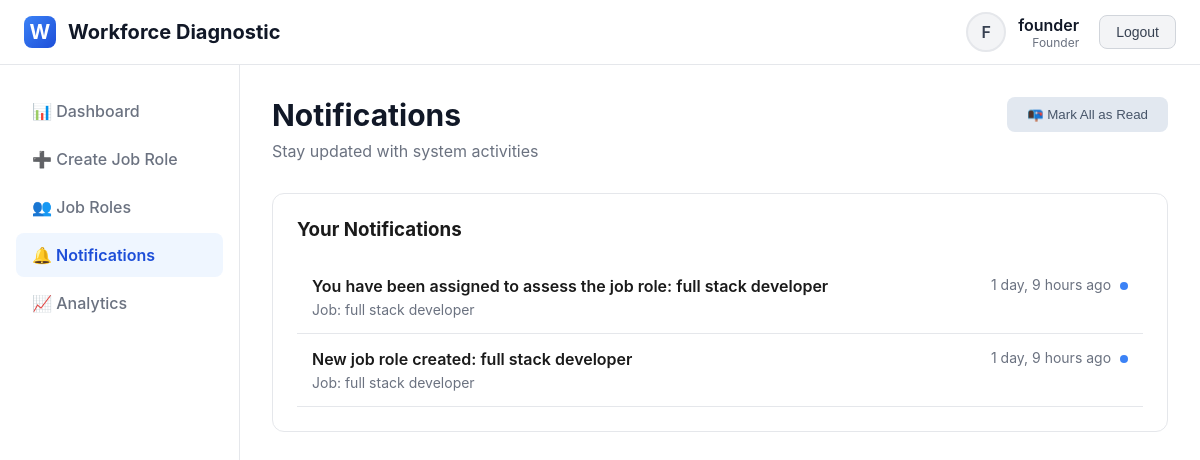
/notifications/ (signed in), run on the app's committed database.
### diagnostic_app/models.py (models this page shows, shortened)
class User(AbstractUser):
    ROLE_CHOICES = [
        ('founder', 'Founder'),
        ('co_founder', 'Co-Founder'),
        ('ceo', 'CEO'),
        ('cfo', 'CFO'),
        ('cto', 'CTO / Tech Lead'),
        ('coo', 'COO'),
        ('project_head', 'Project Head / Team Lead'),
        ('hr_manager', 'HR Manager / People Operations'),
        ('recruiter', 'Recruiter'),
        ('hr_executive', 'HR Executive'),
    ]
    role = models.CharField(max_length=20, choices=ROLE_CHOICES)
    phone = models.CharField(max_length=15, blank=True)
    def get_level(self):
        level_map = {
            'founder': 1, 'co_founder': 1,
            'ceo': 2, 'cfo': 2,
            'cto': 2, 'coo': 2, 'project_head': 2,
            'hr_manager': 3, 'recruiter': 3, 'hr_executive': 3
        }
        return level_map.get(self.role, 0)
    def can_create_job_roles(self):
        return self.role in ['founder', 'co_founder']

class Notification(models.Model):
    user = models.ForeignKey(User, on_delete=models.CASCADE, related_name='notifications')
    message = models.TextField()
    job_role = models.ForeignKey(JobRole, on_delete=models.SET_NULL, null=True, blank=True)
    is_read = models.BooleanField(default=False)
    created_at = models.DateTimeField(auto_now_add=True)
    class Meta:
        ordering = ['-created_at']

class JobRole(models.Model):
    STATUS_CHOICES = [
        ('draft', 'Draft'),
        ('active', 'Active'),
        ('completed', 'Completed'),
        ('cancelled', 'Cancelled'),
    ]
    title = models.CharField(max_length=200)
    department = models.CharField(max_length=100)
    description = models.TextField()
    required_skills = models.TextField()
    experience_level = models.CharField(max_length=50)
    budget_range = models.CharField(max_length=100)
    urgency = models.CharField(max_length=20, choices=[
        ('low', 'Low'),
        ('medium', 'Medium'),
        ('high', 'High')
    ])
    created_by = models.ForeignKey(User, on_delete=models.CASCADE, related_name='created_jobs')
    created_at = models.DateTimeField(auto_now_add=True)
    status = models.CharField(max_length=20, choices=STATUS_CHOICES, default='draft')

### diagnostic_app/views.py (the view)
# urls.py: path('notifications/', views.notifications_view, name='notifications'),
@login_required
def notifications_view(request):
    notifications = Notification.objects.filter(
        user=request.user,
        is_read=False
    ).order_by('-created_at')
    context = {'notifications': notifications}
    return render(request, 'diagnostic_app/notifications.html', context)

### diagnostic_app/templates/diagnostic_app/notifications.html (shortened to what this page needs)
{% extends 'diagnostic_app/base.html' %}
{% block content %}
<div class="page-header">
    <div style="display: flex; justify-content: space-between; align-items: flex-start;">
        <div>
            <h1>Notifications</h1>
            <p>Stay updated with system activities</p>
        </div>
        <div>
            <form method="post" action="{% url 'mark_notifications_read' %}" style="display: inline;">
                <button type="submit" class="btn btn-secondary">📭 Mark All as Read</button>
            </form>
        </div>
    </div>
</div>
<div class="card">
    <div style="margin-bottom: 20px;">
        <h3>Your Notifications</h3>
    </div>
    {% if notifications %}
    <div>
        {% for notification in notifications %}
        <div style="padding: 15px; border-bottom: 1px solid #e5e7eb; display: flex; justify-content: space-between; align-items: flex-start;">
            <div style="flex: 1;">
                <div style="font-weight: 600; margin-bottom: 5px;">
                    {{ notification.message }}
                </div>
                {% if notification.job_role %}
                <div style="color: #6b7280; font-size: 14px;">
                    Job: {{ notification.job_role.title }}
                </div>
                {% endif %}
            </div>
            <div style="text-align: right; font-size: 14px; color: #6b7280;">
                {{ notification.created_at|timesince }} ago
                {% if not notification.is_read %}
                <span style="display: inline-block; width: 8px; height: 8px; background: #3b82f6; border-radius: 50%; margin-left: 5px;"></span>
                {% endif %}
            </div>
        </div>
        {% endfor %}
    </div>
    {% else %}
    <div style="padding: 40px 0; text-align: center; color: #6b7280;">
        No notifications yet.
    </div>
    {% endif %}
</div>
{% endblock %}

### diagnostic_app/templates/diagnostic_app/base.html (shortened to what this page needs)
<!DOCTYPE html>
<html lang="en">
<head>
    {% load static %}
</head>
<body>
    {% if user.is_authenticated %}
    <div class="app-container">
        <header class="header">
            <div class="header-content">
                <a href="{% url 'dashboard' %}" class="logo">
                    <div class="logo-icon">W</div>
                    <span>Workforce Diagnostic</span>
                </a>
                <div class="user-menu">
                    <div class="user-info">
                        <div class="user-avatar">
                            {{ user.username|slice:":1"|upper }}
                        </div>
                        <div class="user-details">
                            <div class="user-name">{{ user.username }}</div>
                            <div class="user-role">{{ user.get_role_display }}</div>
                        </div>
                    </div>
                    <form method="post" action="{% url 'logout' %}">
                        <button type="submit" class="btn-logout">Logout</button>
                    </form>
                </div>
            </div>
        </header>
        <div class="main-content">
            <nav class="sidebar">
                <ul class="nav-menu">
                    <li class="nav-item">
                        <a href="{% url 'dashboard' %}" class="nav-link {% if request.path == '/dashboard/' %}active{% endif %}">
                            📊 Dashboard
                        </a>
                    </li>
                    {% if user.can_create_job_roles %}
                    <li class="nav-item">
                        <a href="{% url 'create_job_role' %}" class="nav-link {% if request.path == '/job-roles/create/' %}active{% endif %}">
                            ➕ Create Job Role
                        </a>
                    </li>
                    {% endif %}
                    <li class="nav-item">
                        <a href="{% url 'job_roles' %}" class="nav-link {% if '/job-roles' in request.path and request.path != '/job-roles/create/' %}active{% endif %}">
                            👥 Job Roles
                        </a>
                    </li>
                    <li class="nav-item">
                        <a href="{% url 'notifications' %}" class="nav-link {% if '/notifications' in request.path %}active{% endif %}">
                            🔔 Notifications
                        </a>
                    </li>
                    {% if user.get_level == 1 %}
                    <li class="nav-item">
                        <a href="#" class="nav-link">
                            📈 Analytics
                        </a>
                    </li>
                    {% endif %}
                </ul>
            </nav>
            <div class="content-wrapper">
                <div class="content">
                    {% block content %}{% endblock %}
                </div>
            </div>
        </div>
    </div>
    {% else %}
    {% block login_content %}{% endblock %}
    {% endif %}
</body>
</html>

### diagnostic_app/templates/diagnostic_app/base.html (style rules this page uses)
* { margin: 0; padding: 0; box-sizing: border-box; }
body { font-family: -apple-system, BlinkMacSystemFont, 'Segoe UI', Roboto, sans-serif; background: #ffffff; color: #1a1a1a; min-height: 100vh; }
.app-container { display: flex; flex-direction: column; min-height: 100vh; }
.header { background: #ffffff; border-bottom: 1px solid #e5e7eb; padding: 0 24px; box-shadow: 0 1px 3px rgba(0,0,0,0.05); }
.header-content { display: flex; align-items: center; justify-content: space-between; height: 64px; max-width: 1200px; margin: 0 auto; }
.logo { display: flex; align-items: center; gap: 12px; font-size: 20px; font-weight: 700; color: #111827; text-decoration: none; }
.logo-icon { width: 32px; height: 32px; background: linear-gradient(135deg, #3b82f6 0%, #1d4ed8 100%); border-radius: 8px; display: flex; align-items: center; justify-content: center; color: white; }
.user-menu { display: flex; align-items: center; gap: 20px; }
.user-info { display: flex; align-items: center; gap: 12px; }
.user-avatar { width: 40px; height: 40px; border-radius: 50%; background: #f3f4f6; display: flex; align-items: center; justify-content: center; font-weight: 600; color: #374151; border: 2px solid #e5e7eb; }
.user-details { text-align: right; }
.user-name { font-weight: 600; color: #111827; }
.user-role { font-size: 12px; color: #6b7280; }
.btn-logout { padding: 8px 16px; background: #f3f4f6; color: #374151; border: 1px solid #d1d5db; border-radius: 8px; font-size: 14px; font-weight: 500; cursor: pointer; transition: all 0.2s; }
.main-content { flex: 1; display: flex; }
.sidebar { width: 240px; background: #ffffff; border-right: 1px solid #e5e7eb; padding: 24px 0; }
.nav-menu { list-style: none; padding: 0 16px; }
.nav-item { margin-bottom: 4px; }
.nav-link { display: flex; align-items: center; gap: 12px; padding: 12px 16px; color: #6b7280; text-decoration: none; border-radius: 8px; transition: all 0.2s; font-weight: 500; }
.nav-link.active { background: #eff6ff; color: #1d4ed8; font-weight: 600; }
.content-wrapper { flex: 1; padding: 32px; background: #ffffff; }
.content { max-width: 1200px; margin: 0 auto; }
.page-header { margin-bottom: 32px; }
.page-header h1 { font-size: 30px; font-weight: 700; color: #111827; margin-bottom: 8px; }
.page-header p { color: #6b7280; font-size: 16px; }
.btn { padding: 10px 20px; border-radius: 8px; font-weight: 500; cursor: pointer; border: none; text-decoration: none; display: inline-flex; align-items: center; gap: 8px; transition: all 0.2s; }
.btn-secondary { background: #e2e8f0; color: #475569; }
.card { background: #ffffff; border: 1px solid #e5e7eb; border-radius: 12px; padding: 24px; margin-bottom: 20px; }

### data on the page
User: username "F", username "founder", role "Founder"
Notification: message "You have been assigned to assess the job role: full stack developer", job_role "full stack developer", created_at "1 day, 9 hours", is_read False (drawn)
Notification: message "New job role created: full stack developer", job_role "full stack developer", created_at "1 day, 9 hours", is_read False (drawn)
